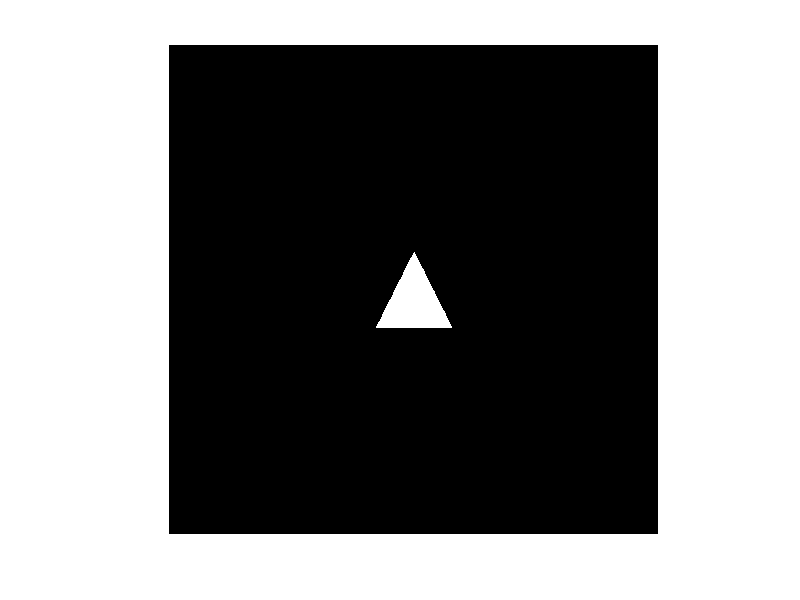

Here is the MATLAB script that generated this plot:
% 创建一个512x512的黑色背景图像
N = 1024;  % 图像的尺寸
image = zeros(N, N);  % 初始化图像为全零（黑色）

% 定义三角形的三个顶点坐标
x = [N/2 - 80, N/2, N/2 + 80];  % 三角形的x坐标
y = [N/2 + 80, N/2 - 80, N/2 + 80];  % 三角形的y坐标

% 使用poly2mask函数生成三角形区域的掩膜
mask = poly2mask(x, y, N, N);

% 将掩膜应用到图像中，三角形区域设为白色（值为255）
image(mask) = 1;  % 设定三角形区域为白色（255）

% 显示图像
imshow(image);
%title('512x512 灰度图 中间的三角形衍射孔');
colormap(gray);  % 使用灰度色图
axis equal;
imwrite(image, 'triangle_aperture.png');